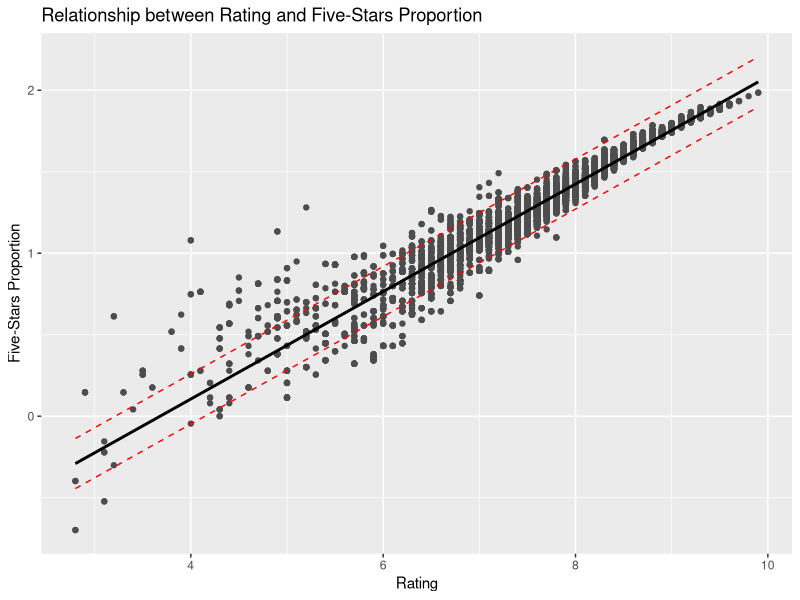

The R script that drew this image: (Note: this script raises an error after producing the figure.)
library(data.table)
library(ggplot2)

data <- read.csv("movie_ratings_data.csv", fileEncoding = "utf-8")

# Build the linear regression model between the ratings of the movies and the five-stars proportion
model <- lm(log10_proportion~rating, data = data)
summary(model)

# Add in the prediction interval
pred.int <- predict(model, interval = "prediction")
mydata <- cbind(data, pred.int)

# Graph the scatter plot and fit the regression line
p <- ggplot(mydata, aes(rating, log10_proportion)) +
  geom_point(colour="#4D4D4D") +labs(x="Rating", y="Five-Stars Proportion", title='Relationship between Rating and Five-Stars Proportion')+
  stat_smooth(method = lm, colour="black")

# Graph the prediction interval
p + geom_line(aes(y = lwr), color = "red", linetype = "dashed")+
  geom_line(aes(y = upr), color = "red", linetype = "dashed")

#  Establish the multiple linear regression with the response variable being the rating of the movies and the explanatory variables being the five-stars proportion and whether the movie is made in China. 
fitregion <- lm(rating~log10_proportion+is_made_in_china, data=data_region)
summary(fitregion)

# Graph the multiple linear regression with the response variable being the rating of the movies and the explanatory variables being the five-stars proportion and whether the movie is made in China. 
ggplot(data, aes(log10_proportion, rating, color=factor(is_made_in_china)))+geom_point()+
  labs(x="Five-stars Proportion", y="Rating", title="Relationship Between Rating and Five-stars Proportion")+
  theme_bw()+scale_y_log10()+geom_smooth(method="lm")+guides(color=guide_legend(title="Whether made in China \n (0:No, 1:Yes)"))

# Graph the relationships separately based on different eras. 
ggplot(data, aes(log10_proportion, rating, color=factor(is_made_in_china)))+geom_point()+
  labs(x="Five-stars Proportion", y="Rating", title="Relationship Between Rating and Five-stars Proportion")+
  theme_bw()+scale_y_log10()+geom_smooth(method="lm")+guides(color=guide_legend(title="Whether made in China \n (0:No, 1:Yes)"))+facet_wrap("era")

